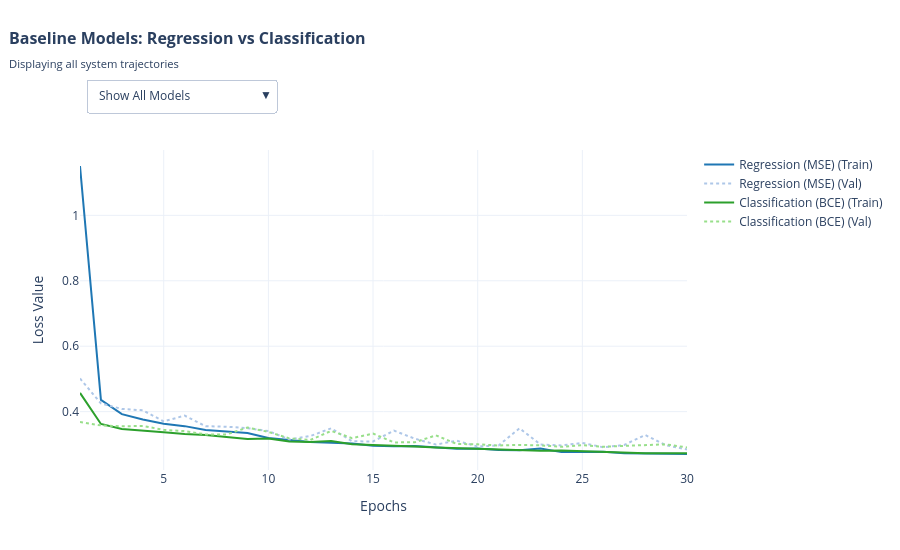

Notebook code cell kept with this figure:
### Code cell
# Training baseline models

print("--- Training Baseline Regression Model ---")
reg_model, reg_history = build_and_train_mlp(
    X_train_t, y_train_t, X_valid_t, y_valid_t, criterion=nn.MSELoss(), epochs=30
)

reg_model.eval()
with torch.no_grad():
    reg_test_loss = nn.MSELoss()(reg_model(X_test_t.to(device)), y_test_t.to(device)).item()

print("\n--- Training Baseline Classification Model ---")
# Derive binary targets: 1 if above overall median, 0 otherwise
median_val = torch.median(torch.cat([y_train_t, y_valid_t, y_test_t]))
y_train_cls, y_valid_cls, y_test_cls = (y_train_t > median_val).float(), (y_valid_t > median_val).float(), (y_test_t > median_val).float()

cls_model, cls_history = build_and_train_mlp(
    X_train_t, y_train_cls, X_valid_t, y_valid_cls, 
    criterion=nn.BCELoss(), output_activation=nn.Sigmoid(), epochs=30
)

cls_model.eval()
with torch.no_grad():
    cls_preds = cls_model(X_test_t.to(device))
    cls_test_loss = nn.BCELoss()(cls_preds, y_test_cls.to(device)).item()
    cls_test_acc = ((cls_preds > 0.5).float() == y_test_cls.to(device)).float().mean().item()

# Visualization
baseline_experiments = {
    'Regression (MSE)': {'history': reg_history, 'test_loss': reg_test_loss},
    'Classification (BCE)': {'history': cls_history, 'test_loss': cls_test_loss, 'test_metric': cls_test_acc}
}
create_dynamic_evaluation_plot("Baseline Models: Regression vs Classification", baseline_experiments)

print("\n--- Final Test Metrics ---")
print(f"Regression Final Test MSE:   {reg_test_loss:.4f}")
print(f"Classification Final Test BCE: {cls_test_loss:.4f}")
print(f"Classification Final Test ACC: {cls_test_acc*100:.2f}%")

### Figure 1 — Plotly figure (JSON) as saved in the notebook; plotly's stock layout.template omitted (floating-point values rounded to 4 significant figures)
{"data": [{"line": {"color": "#1f77b4", "width": 2}, "mode": "lines", "name": "Regression (MSE) (Train)", "type": "scatter", "x": [1, 2, 3, 4, 5, 6, 7, 8, 9, 10, 11, 12, 13, 14, 15, 16, 17, 18, 19, 20, 21, 22, 23, 24, 25, 26, 27, 28, 29, 30], "y": [1.151, 0.4359, 0.3923, 0.3759, 0.3633, 0.3556, 0.344, 0.3404, 0.3346, 0.3195, 0.3137, 0.3074, 0.3048, 0.3028, 0.2958, 0.2938, 0.295, 0.2899, 0.2864, 0.2874, 0.2825, 0.2821, 0.2876, 0.2763, 0.2765, 0.2772, 0.2726, 0.2722, 0.2719, 0.2705]}, {"line": {"color": "#aec7e8", "dash": "dot", "width": 2}, "mode": "lines", "name": "Regression (MSE) (Val)", "type": "scatter", "x": [1, 2, 3, 4, 5, 6, 7, 8, 9, 10, 11, 12, 13, 14, 15, 16, 17, 18, 19, 20, 21, 22, 23, 24, 25, 26, 27, 28, 29, 30], "y": [0.5012, 0.4249, 0.4082, 0.4041, 0.3703, 0.3877, 0.3555, 0.3539, 0.3495, 0.3407, 0.3151, 0.3253, 0.349, 0.3093, 0.3089, 0.3419, 0.3172, 0.2994, 0.311, 0.2934, 0.2967, 0.3491, 0.2996, 0.2968, 0.3043, 0.291, 0.2982, 0.3286, 0.2971, 0.2844]}, {"line": {"color": "#2ca02c", "width": 2}, "mode": "lines", "name": "Classification (BCE) (Train)", "type": "scatter", "x": [1, 2, 3, 4, 5, 6, 7, 8, 9, 10, 11, 12, 13, 14, 15, 16, 17, 18, 19, 20, 21, 22, 23, 24, 25, 26, 27, 28, 29, 30], "y": [0.4573, 0.3623, 0.3466, 0.3407, 0.3367, 0.3319, 0.3288, 0.3228, 0.3164, 0.3178, 0.3088, 0.3069, 0.3098, 0.3005, 0.2981, 0.2978, 0.2934, 0.2907, 0.2885, 0.2875, 0.285, 0.282, 0.2803, 0.2809, 0.2784, 0.2761, 0.2746, 0.2729, 0.2725, 0.2728]}, {"line": {"color": "#98df8a", "dash": "dot", "width": 2}, "mode": "lines", "name": "Classification (BCE) (Val)", "type": "scatter", "x": [1, 2, 3, 4, 5, 6, 7, 8, 9, 10, 11, 12, 13, 14, 15, 16, 17, 18, 19, 20, 21, 22, 23, 24, 25, 26, 27, 28, 29, 30], "y": [0.3681, 0.3579, 0.355, 0.3563, 0.3442, 0.3405, 0.3304, 0.3302, 0.3515, 0.3381, 0.3182, 0.3133, 0.341, 0.3189, 0.3329, 0.3059, 0.3064, 0.3276, 0.3012, 0.3, 0.2965, 0.2983, 0.2968, 0.2926, 0.2973, 0.2924, 0.2955, 0.2986, 0.2999, 0.2906]}], "layout": {"height": 550, "margin": {"t": 150}, "title": {"font": {"size": 16}, "text": "<b>Baseline Models: Regression vs Classification</b><br><sub>Displaying all system trajectories</sub>", "x": 0.01, "xanchor": "left", "y": 0.92, "yanchor": "top"}, "updatemenus": [{"buttons": [{"args": [{"visible": [true, true, true, true]}, {"title": "<b>Baseline Models: Regression vs Classification</b><br><sub>Displaying all system trajectories</sub>"}], "label": "Show All Models", "method": "update"}, {"args": [{"visible": [true, true, false, false]}, {"title": "<b>Baseline Models: Regression vs Classification</b><br><sub>Isolating: Regression (MSE) | Test Loss: 0.2876</sub>"}], "label": "Isolate: Regression (MSE)", "method": "update"}, {"args": [{"visible": [false, false, true, true]}, {"title": "<b>Baseline Models: Regression vs Classification</b><br><sub>Isolating: Classification (BCE) | Test Loss: 0.2939 | Test Acc: 87.48%</sub>"}], "label": "Isolate: Classification (BCE)", "method": "update"}], "direction": "down", "showactive": true, "x": 0.01, "xanchor": "left", "y": 1.12, "yanchor": "bottom"}], "xaxis": {"title": {"text": "Epochs"}}, "yaxis": {"title": {"text": "Loss Value"}}}}
